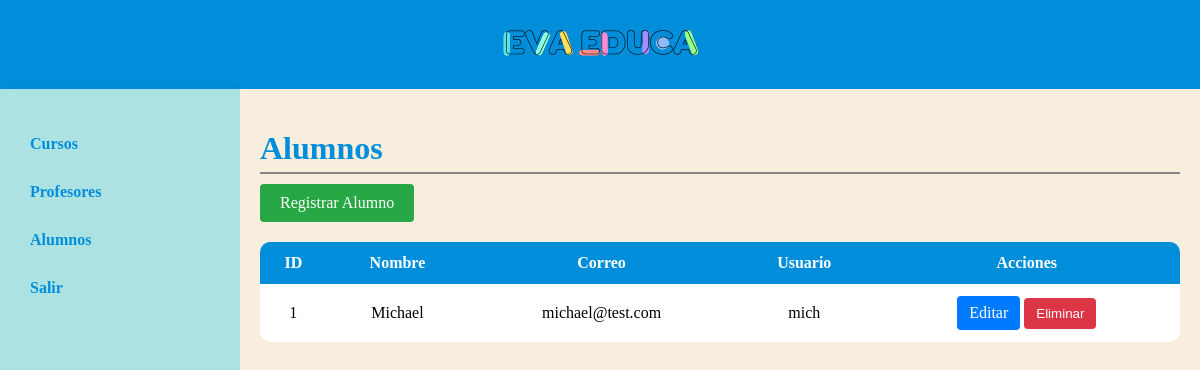
Before: /administrador/alumnos/ (signed in) with the older database file.
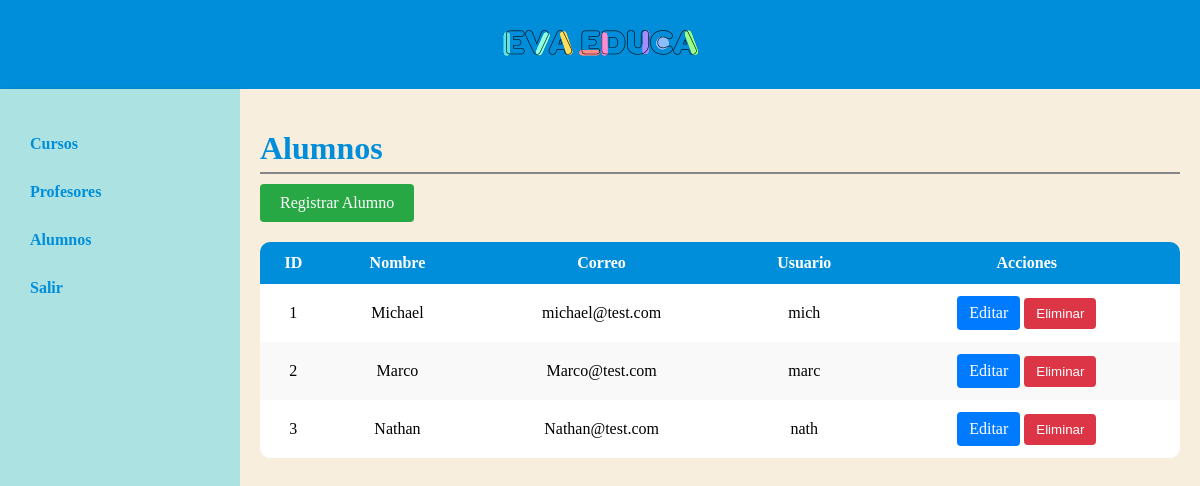
After: the same page with the newer database file.
### alumno/models.py (models this page shows)
class alumno(models.Model):
    nombre = models.CharField(max_length=100)
    correo = models.EmailField(unique=True)
    usuario = models.CharField(max_length=50)
    contrasena = models.CharField(max_length=100)
    id_curso = models.ManyToManyField(curso, through='AlumnoCurso')
    id_inst_ed = models.ForeignKey(institucion, on_delete=models.CASCADE)

### administrador/decorators.py (the view)
    def wrapper(request, *args, **kwargs):
        if 'administrador_id' not in request.session:
            return redirect('login')
        return view_func(request, *args, **kwargs)

### administrador/views.py (called while the page is built)
@login_required
def alumno_list(request):
    alumnos = alumno.objects.all()
    return render(request, 'alumno_list.html', {'alumnos': alumnos})

### profesor/context_processors.py (called while the page is built)
def profesor_context(request):
    profesor_id = request.session.get('profesor_id')
    if profesor_id:
        profesor_obj = profesor.objects.get(id=profesor_id)
        return {'profesor_logueado': profesor_obj}
    return {}

### administrador/templates/alumno_list.html (shortened to what this page needs)
{% extends 'layouts/base.html' %}
{% block content %}
    <h1 class="titulo-alumnos">Alumnos</h1>
    <a href="{% url 'alumno_create' %}" class="btn btn-success">Registrar Alumno</a>
    <table class="table">
        <thead>
            <tr>
                <th>ID</th>
                <th>Nombre</th>
                <th>Correo</th>
                <th>Usuario</th>
                <th>Acciones</th>
            </tr>
        </thead>
        <tbody>
            {% for alumno in alumnos %}
                <tr>
                    <td>{{ alumno.id }}</td>
                    <td>{{ alumno.nombre }}</td>
                    <td>{{ alumno.correo }}</td>
                    <td>{{ alumno.usuario }}</td>
                    <td>
                        <a href="{% url 'alumno_update' alumno.pk %}" class="btn btn-primary">Editar</a>
                        <form action="{% url 'alumno_delete' alumno.pk %}" method="POST" style="display:inline;">
                            <button type="submit" class="btn btn-primary btn-danger" onclick="return confirm('¿Estás seguro de que deseas eliminar este alumno?');">Eliminar</button>
                        </form>
                    </td>
                </tr>
            {% empty %}
                <tr>
                    <td colspan="5">No hay alumnos disponibles.</td>
                </tr>
            {% endfor %}
        </tbody>
    </table>
{% endblock %}

### administrador/templates/layouts/base.html (shortened to what this page needs)
{% load static %}
<!DOCTYPE html>
<html lang="en">
<head>
    <link rel="stylesheet" href="{% static 'styles/principal.css' %}">
    <link rel="stylesheet" href="{% static 'styles/principal_cursos.css' %}">
    <link rel="stylesheet" href="{% static 'styles/principal_profesores.css' %}">
    <link rel="stylesheet" href="{% static 'styles/principal_alumnos.css' %}">
    <link rel="stylesheet" href="{% static 'styles/forms.css' %}">
</head>
<body>
    <div class="header">
        <img src="{% static 'images/logo.png' %}" alt="EvaEduca Logo">
    </div>
    <div class="container">
        <nav class="navbar">
            <ul>
                <li>
                    <a href="{% url 'curso_list' %}">Cursos</a>
                </li>
                <li>
                    <a href="{% url 'profesor_list' %}">Profesores</a>
                </li>
                <li>
                    <a href="{% url 'alumno_list' %}">Alumnos</a>
                </li>
                <li>
                    <a href="{% url 'logout' %}">Salir</a>
                </li>
            </ul>
        </nav>
        <main class="content">
            {% block content %}
            {% endblock %}
        </main>
    </div>
</body>
</html>

### administrador/static/styles/principal.css (style rules this page uses)
body, html { margin: 0; padding: 0; height: 100%; }
.container { display: flex; min-height: 100vh; }
.header { background-color: #008EDA; color: white; padding: 20px 0; text-align: center; width: 100%; box-shadow: 0 2px 5px rgba(0, 0, 0, 0.2); }
.navbar { width: 200px; background-color: #ACE2E2; padding: 20px; box-shadow: 2px 0 5px rgba(0,0,0,0.1); height: 100vh; }
.content { flex-grow: 1; padding: 20px; background-color: #F7EEDD; }
.navbar ul { list-style-type: none; padding: 0; }
.navbar li { margin-bottom: 10px; }
.navbar a { text-decoration: none; color: #008EDA; font-weight: bold; display: block; padding: 10px; border-radius: 4px; }
.content { flex-grow: 1; padding: 20px; }
.btn-success { background-color: #28a745; }

### administrador/static/styles/principal_cursos.css (style rules this page uses)
.btn { text-decoration: none; color: #fff; padding: 8px 12px; border-radius: 4px; display: inline-block; border: none; cursor: pointer; }
.btn-primary { background-color: #007bff; }
.btn-danger { background-color: #dc3545; }
.table { width: 100%; border-spacing: 0; margin-top: 20px; border-collapse: separate; border-radius: 10px; overflow: hidden; }
.table th, .table td { border: none; padding: 12px 8px; text-align: center; vertical-align: middle; }
.table th { background-color: #008EDA; color: #FFFFFF; font-weight: bold; }
.table tbody tr { background-color: #fff; }
.table tbody tr:nth-child(even) { background-color: #f9f9f9; }
.table td a, .table td button { text-decoration: none; color: #fff; padding: 8px 12px; border-radius: 4px; display: inline-block; border: none; cursor: pointer; }
.table td a.btn-primary, .table td button.btn-primary { background-color: #007bff; }
.table td a.btn-danger, .table td button.btn-danger { background-color: #dc3545; }

### administrador/static/styles/principal_alumnos.css (style rules this page uses)
.titulo-alumnos { color: #008EDA; border-bottom: 2px solid #868585; padding-bottom: 5px; margin-bottom: 10px; }

### administrador/static/styles/forms.css (style rules this page uses)
.btn-success { background-color: #28a745; color: #fff; padding: 10px 20px; border: none; border-radius: 4px; cursor: pointer; text-decoration: none; }

Changed rows visible on the page:
added alumno: id "2", nombre "Marco", correo "Marco@test.com", usuario "marc"
added alumno: id "3", nombre "Nathan", correo "Nathan@test.com", usuario "nath"
